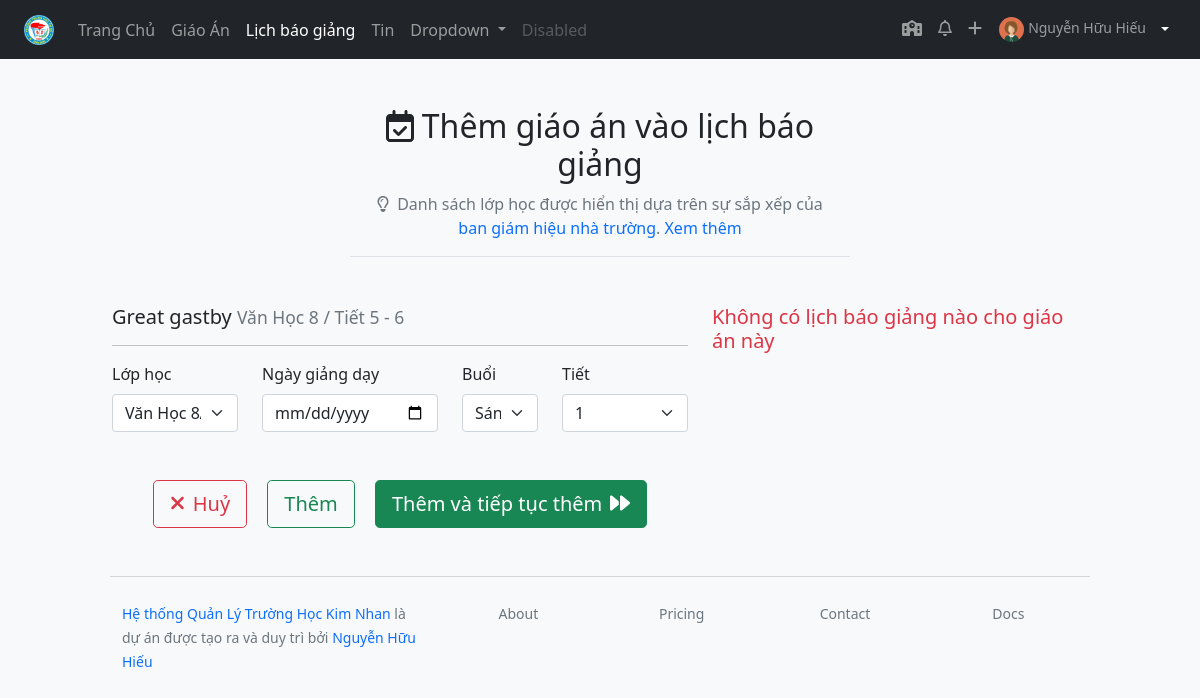
/schedule/add/13/ (signed in), run on an earlier commit of the app's database.
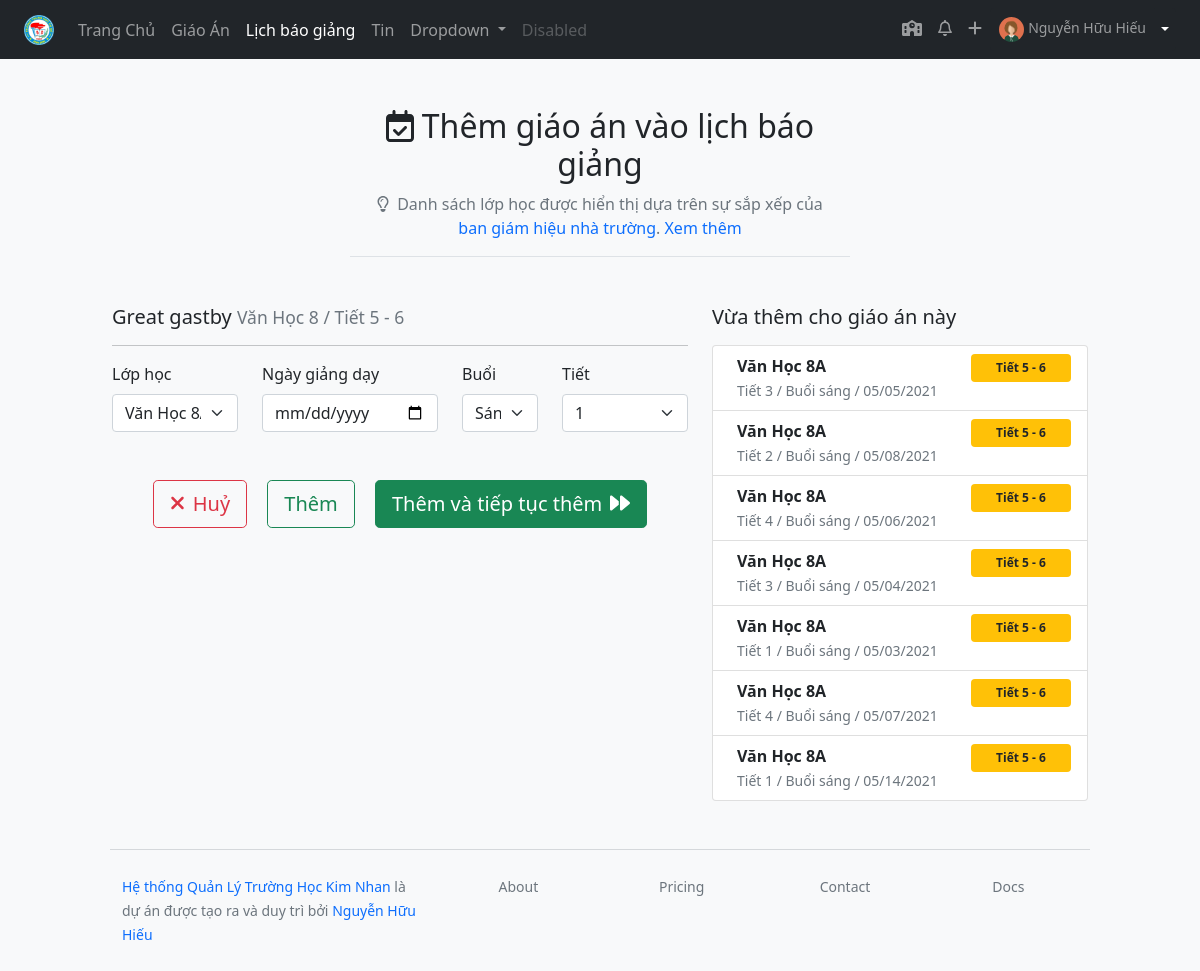
And on a later commit of the database.
### lessonmanagement/models.py (models this page shows, shortened)
class Lesson(models.Model):
    title = models.CharField(max_length=200)
    lesson_path = models.FileField(blank=True, null=True)
    upload_time = models.DateTimeField(blank=True, null=True)
    edit_time = models.DateTimeField(blank=True, null=True)
    LEVEL_CHOICES = [
        (6, 6),
        (7, 7),
        (8, 8),
        (9, 9)
    ]
    level = models.IntegerField(choices=LEVEL_CHOICES)
    description = models.CharField(max_length=200, null=True, blank=True)
    teacher = models.ForeignKey(Teacher, on_delete=models.CASCADE)
    subject = models.ForeignKey(Subject, on_delete=models.CASCADE)
    start_number_lesson = models.IntegerField(help_text="Bài giảng này ở tiết số mấy")
    cout_number_lesson = models.IntegerField(help_text="Bài giảng này trong bao nhiêu tiết")
    schoolyear = models.ForeignKey("Schoolyear", on_delete=models.CASCADE, blank=True, null=True)
    classyear = models.ManyToManyField(Classyear, through="LessonClassyear")
    STATUS_CHOICES = [
    ('pending', 'Chờ duyệt'),
    ('acept', 'Đã duyệt'),
    ('deny', 'Bị từ chối'),
    ]
    status = models.CharField(max_length=10, blank=True, choices=STATUS_CHOICES ,default='pending')
    checker = models.ForeignKey(Teacher, related_name="lesson_checker" ,on_delete=models.SET_NULL, null=True, blank=True)
    check_date = models.DateTimeField(auto_now=True)
    note_checker = models.CharField(max_length=200, blank=True)
    class Meta:
        verbose_name = "Giáo Án"
        verbose_name_plural = "Giáo Án"
        ordering = ["-upload_time"]

class SchoolAbstract(models.Model):
    title = models.CharField(max_length=50, verbose_name="Tiêu đề")
    description = models.CharField(max_length=200, verbose_name="Mô tả sơ lược", blank=True)
    cover = models.ImageField(upload_to="coverimages/", verbose_name="Ảnh bìa", null = True, blank = True)
    class Meta:
        abstract = True

class Subject(SchoolAbstract):
    group = models.ForeignKey("GroupSubject", related_name='subject123',on_delete=models.SET_NULL, null=True, blank=True, verbose_name='Bộ môn')
    subject_slug = models.SlugField(max_length=50, null=True, blank=True)
    class Meta:
        verbose_name = "Môn học"
        verbose_name_plural = "Môn học"

class LessonClassyear(models.Model):
    is_teach = models.BooleanField(default=False)
    teach_date = models.DateField(blank=True, null=True)
    lesson = models.ForeignKey(Lesson, on_delete = models.CASCADE)
    classyear = models.ForeignKey(Classyear, on_delete = models.CASCADE)
    teach_date_schedule = models.DateField(blank=True, null=True)
    week = models.IntegerField(blank=True, null=True)
    SESSION_CHOICES = [
        ('morning', 'Buổi sáng'),
        ('afternoon', 'Buổi chiều'),
    ]
    session = models.CharField(max_length=15, choices=SESSION_CHOICES, blank=True, null=True)
    ORDER_CHOICES = [
        (1, 1),
        (2, 2),
        (3, 3),
        (4, 4),
        (5, 5)
    ]
    order_schedule = models.IntegerField(choices=ORDER_CHOICES, null=True, blank=True)
    class Meta:
        unique_together = ('teach_date_schedule', 'session', 'order_schedule')
        verbose_name = 'Lịch báo giảng'
        verbose_name_plural = 'Lịch báo giảng'

class Classyear(models.Model):
    TITLE_CHOICES = [
    ('A', 'A'),
    ('B', 'B'),
    ('C', 'C'),
    ('D', 'D')
    ]
    title = models.CharField(verbose_name="Tên lớp", max_length=1, choices=TITLE_CHOICES)
    startyear = models.IntegerField()
    class Meta:
        unique_together = ('title', 'startyear')
        verbose_name = "Lớp học"
        verbose_name_plural = "Lớp học"

### lessonmanagement/views.py (the view, shortened to what this page needs)
# urls.py: path('schedule/add/<int:lesson_id>/', views.add_lesson_schedule, name = 'add_lesson_schedule'),
def add_lesson_schedule(request, lesson_id):
    try:
        lesson = Lesson.objects.filter(teacher=request.user.teacher.id).get(id = lesson_id)
        classyear_list = SubjectClassyear.objects.filter(teacher=request.user.teacher.id).filter(subject__title = lesson.subject.title).filter(classyear__startyear = level_to_startyear(lesson.level))
        schedule_list = LessonClassyear.objects.filter(lesson__teacher=request.user.teacher.id).filter(lesson__id = lesson_id).order_by('-id')
        context = {'lesson': lesson, 'classyear_list': classyear_list, 'schedule_list': schedule_list,}
        return render(request, 'schedule/add_lesson_schedule.html', context)
    except:
        raise Http404("fuck")

### lessonmanagement/models.py (called while the page is built)
    def full_name(self):
        return ('%s %s') % (self.firstname, self.lastname)

### lessonmanagement/templatetags/lessonmanagement_extras.py (called while the page is built)
@register.filter
def classlevel(value):
    now = datetime.datetime.now()
    i = 0
    if (now.month < 9):
        i =  (now.year - value) + 5
    else:
        i = (now.year - value) + 6
    if i in [6,7,8,9]:
        return i
    else:
        return value

### lessonmanagement/views.py (called while the page is built)
def level_to_startyear(level):
    now = datetime.datetime.now()
    if now.month < 9:
        return (now.year + 5 - level)
    else:
        return (now.year + 6 - level)

### lessonmanagement/templates/schedule/add_lesson_schedule.html (shortened to what this page needs)
{% extends 'base_clean.html' %}
{% block content %}
{% with teacher=request.user.teacher %}
{% load lessonmanagement_extras %}
{% load humanize %}
<div class="row justify-content-center ">
  <div class="col-5 border-bottom">
    <h2 class="mt-5 text-center"><i class="far fa-calendar-check me-2"></i>Thêm giáo án vào lịch báo giảng</h2>
    <p class="text-center text-muted"><i class="far fa-lightbulb me-2"></i>Danh sách lớp học được hiển thị dựa trên sự sắp xếp của <a href="#" class="text-decoration-none">ban giám hiệu nhà trường</a>.<a href="#" class="text-decoration-none"> Xem thêm</a></p>
  </div>
</div>
<div class="row pt-5 justify-content-center" >
    <div class="col-lg-6" >
        <h5 class="mb-1">{{ lesson.title }} <small class="text-muted">{{ lesson.subject.title }} {{ lesson.level }}  / Tiết {{ lesson.start_number_lesson }} - {{ lesson.start_number_lesson|add:lesson.cout_number_lesson }}</small></h5>
    <hr>
    <form method="POST" class="needs-validation" novalidate>
        <div class="row">
            <div class="col-lg-3">
                <label for="classYear" class="form-label">Lớp học</label>
                <select class="form-select" aria-label="Default select example" id="classYear" name="classyear" required>
                    {% for i in classyear_list %}
                    <option value="{{ i.classyear.id }}">{{ i.subject.title }} {{ i.classyear.startyear|classlevel }}{{ i.classyear.title }}</option>
                    {% endfor %}
                  </select>
            </div>
            <div class="col-lg-4">
                <label for="schedule" class="form-label">Ngày giảng dạy</label>
                <input class="form-control" type="date" id="schedule" name="schedule_date" required>
            </div>
            <div class="col-lg-2">
                <label for="session" class="form-label">Buổi</label>
                <select class="form-select" aria-label="Default select example" id="classYear" name="session" required>
                    <option selected value="morning">Sáng</option>
                  </select>
            </div>
            <div class="col-lg-3">
                <label for="order" class="form-label">Tiết</label>
                <select class="form-select" aria-label="Default select example" id="order" name="order" required>
                    <option value="1">1</option>
                  </select>
            </div>
        </div>
        <div class="text-center mt-5">
          <button onclick="goBack()" class="btn btn-lg btn-outline-danger  me-3"><i class="fas fa-times me-2"></i>Huỷ</button>
        <button type="submit" class="btn btn-lg btn-outline-success me-3 " name="quit">Thêm</button>
        <button type="submit" class="btn  btn-lg btn-success" name="continue">Thêm và tiếp tục thêm<i class="fas fa-forward ms-2"></i></button>
        </div>
    </form>
    </div>
    <div class="col-lg-4">
        {% if not schedule_list %}
        <h5 class="text-danger">Không có lịch báo giảng nào cho giáo án này</h5>
        {% else %}
        <h5 class="mb-3">Vừa thêm cho giáo án này</h5>
        <div class="list-group">
            {% for i in schedule_list %}
            <a href="#" class="list-group-item list-group-item-action d-flex justify-content-between align-items-start">
              <div class="ms-2 me-auto">
                <div class="fw-bold">
                    {{ lesson.subject.title }} {{ i.classyear.startyear|classlevel }}{{ i.classyear.title }}
               </div>
               <small class="text-muted">Tiết {{ i.order_schedule }} / {{ i.get_session_display }} / {{ i.teach_date_schedule|date:"SHORT_DATE_FORMAT" }}
               </small>
              </div>
              <span class="badge bg-warning text-dark p-2 ms-2"  style="min-width: 100px;">
                Tiết {{ lesson.start_number_lesson }} - {{ lesson.start_number_lesson|add:lesson.cout_number_lesson }}
              </span>
            </a>
            {% endfor %}
          </div>
        {% endif %}
    </div>
<div class="row justify-content-center">
  <div class="col-10">
    {% include 'footer_withsidebar.html' %}
  </div>
</div>
</div>
  {% endwith %}
{% endblock %}

What changed in the data, as far as the page shows it:
added LessonClassyear: {{ lesson.subject.title }} "Văn Học", classyear.startyear|classlevel "8", classyear "A", order_schedule "3", session "Buổi sáng", teach_date_schedule "05/05/2021", {{ lesson.start_number_lesson }} "5", {{ lesson.start_number_lesson|add:lesson.cout_number_lesson }} "6"
added LessonClassyear: {{ lesson.subject.title }} "Văn Học", classyear.startyear|classlevel "8", classyear "A", order_schedule "2", session "Buổi sáng", teach_date_schedule "05/08/2021", {{ lesson.start_number_lesson }} "5", {{ lesson.start_number_lesson|add:lesson.cout_number_lesson }} "6"
added LessonClassyear: {{ lesson.subject.title }} "Văn Học", classyear.startyear|classlevel "8", classyear "A", order_schedule "4", session "Buổi sáng", teach_date_schedule "05/06/2021", {{ lesson.start_number_lesson }} "5", {{ lesson.start_number_lesson|add:lesson.cout_number_lesson }} "6"
added LessonClassyear: {{ lesson.subject.title }} "Văn Học", classyear.startyear|classlevel "8", classyear "A", order_schedule "3", session "Buổi sáng", teach_date_schedule "05/04/2021", {{ lesson.start_number_lesson }} "5", {{ lesson.start_number_lesson|add:lesson.cout_number_lesson }} "6"
added LessonClassyear: {{ lesson.subject.title }} "Văn Học", classyear.startyear|classlevel "8", classyear "A", order_schedule "1", session "Buổi sáng", teach_date_schedule "05/03/2021", {{ lesson.start_number_lesson }} "5", {{ lesson.start_number_lesson|add:lesson.cout_number_lesson }} "6"
added LessonClassyear: {{ lesson.subject.title }} "Văn Học", classyear.startyear|classlevel "8", classyear "A", order_schedule "4", session "Buổi sáng", teach_date_schedule "05/07/2021", {{ lesson.start_number_lesson }} "5", {{ lesson.start_number_lesson|add:lesson.cout_number_lesson }} "6"
added LessonClassyear: {{ lesson.subject.title }} "Văn Học", classyear.startyear|classlevel "8", classyear "A", order_schedule "1", session "Buổi sáng", teach_date_schedule "05/14/2021", {{ lesson.start_number_lesson }} "5", {{ lesson.start_number_lesson|add:lesson.cout_number_lesson }} "6"
Also different on the page:
text no longer shown: "Không có lịch báo giảng nào cho giáo án này"
text now shown: "Vừa thêm cho giáo án này"
